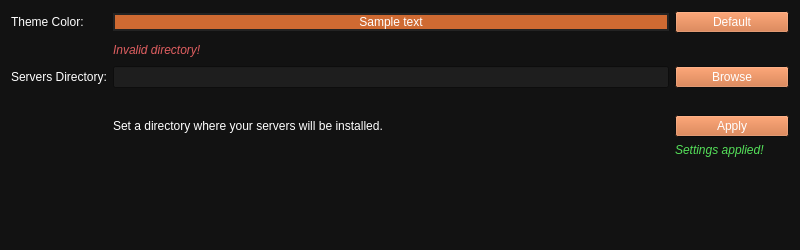
<?xml version="1.0" encoding="UTF-8"?>
<ui version="4.0">
 <class>SettingsDialog</class>
 <widget class="QDialog" name="SettingsDialog">
  <property name="geometry">
   <rect>
    <x>0</x>
    <y>0</y>
    <width>800</width>
    <height>250</height>
   </rect>
  </property>
  <property name="minimumSize">
   <size>
    <width>800</width>
    <height>250</height>
   </size>
  </property>
  <property name="palette">
   <palette>
    <active>
     <colorrole role="WindowText">
      <brush brushstyle="SolidPattern">
       <color alpha="255">
        <red>255</red>
        <green>255</green>
        <blue>255</blue>
       </color>
      </brush>
     </colorrole>
     <colorrole role="Button">
      <brush brushstyle="SolidPattern">
       <color alpha="255">
        <red>207</red>
        <green>106</green>
        <blue>50</blue>
       </color>
      </brush>
     </colorrole>
     <colorrole role="Dark">
      <brush brushstyle="SolidPattern">
       <color alpha="255">
        <red>92</red>
        <green>92</green>
        <blue>92</blue>
       </color>
      </brush>
     </colorrole>
     <colorrole role="Mid">
      <brush brushstyle="SolidPattern">
       <color alpha="255">
        <red>127</red>
        <green>127</green>
        <blue>127</blue>
       </color>
      </brush>
     </colorrole>
     <colorrole role="Text">
      <brush brushstyle="SolidPattern">
       <color alpha="255">
        <red>255</red>
        <green>255</green>
        <blue>255</blue>
       </color>
      </brush>
     </colorrole>
     <colorrole role="ButtonText">
      <brush brushstyle="SolidPattern">
       <color alpha="255">
        <red>255</red>
        <green>255</green>
        <blue>255</blue>
       </color>
      </brush>
     </colorrole>
     <colorrole role="Base">
      <brush brushstyle="SolidPattern">
       <color alpha="255">
        <red>30</red>
        <green>30</green>
        <blue>30</blue>
       </color>
      </brush>
     </colorrole>
     <colorrole role="Window">
      <brush brushstyle="SolidPattern">
       <color alpha="255">
        <red>18</red>
        <green>18</green>
        <blue>18</blue>
       </color>
      </brush>
     </colorrole>
     <colorrole role="Highlight">
      <brush brushstyle="SolidPattern">
       <color alpha="255">
        <red>207</red>
        <green>106</green>
        <blue>50</blue>
       </color>
      </brush>
     </colorrole>
     <colorrole role="LinkVisited">
      <brush brushstyle="SolidPattern">
       <color alpha="255">
        <red>255</red>
        <green>158</green>
        <blue>105</blue>
       </color>
      </brush>
     </colorrole>
     <colorrole role="AlternateBase">
      <brush brushstyle="SolidPattern">
       <color alpha="255">
        <red>45</red>
        <green>45</green>
        <blue>45</blue>
       </color>
      </brush>
     </colorrole>
     <colorrole role="ToolTipBase">
      <brush brushstyle="SolidPattern">
       <color alpha="255">
        <red>97</red>
        <green>97</green>
        <blue>97</blue>
       </color>
      </brush>
     </colorrole>
    </active>
    <inactive>
     <colorrole role="WindowText">
      <brush brushstyle="SolidPattern">
       <color alpha="255">
        <red>255</red>
        <green>255</green>
        <blue>255</blue>
       </color>
      </brush>
     </colorrole>
     <colorrole role="Button">
      <brush brushstyle="SolidPattern">
       <color alpha="255">
        <red>207</red>
        <green>106</green>
        <blue>50</blue>
       </color>
      </brush>
     </colorrole>
     <colorrole role="Dark">
      <brush brushstyle="SolidPattern">
       <color alpha="255">
        <red>92</red>
        <green>92</green>
        <blue>92</blue>
       </color>
      </brush>
     </colorrole>
     <colorrole role="Mid">
      <brush brushstyle="SolidPattern">
       <color alpha="255">
        <red>127</red>
        <green>127</green>
        <blue>127</blue>
       </color>
      </brush>
     </colorrole>
     <colorrole role="Text">
      <brush brushstyle="SolidPattern">
       <color alpha="255">
        <red>255</red>
        <green>255</green>
        <blue>255</blue>
       </color>
      </brush>
     </colorrole>
     <colorrole role="ButtonText">
      <brush brushstyle="SolidPattern">
       <color alpha="255">
        <red>255</red>
        <green>255</green>
        <blue>255</blue>
       </color>
      </brush>
     </colorrole>
     <colorrole role="Base">
      <brush brushstyle="SolidPattern">
       <color alpha="255">
        <red>30</red>
        <green>30</green>
        <blue>30</blue>
       </color>
      </brush>
     </colorrole>
     <colorrole role="Window">
      <brush brushstyle="SolidPattern">
       <color alpha="255">
        <red>18</red>
        <green>18</green>
        <blue>18</blue>
       </color>
      </brush>
     </colorrole>
     <colorrole role="Highlight">
      <brush brushstyle="SolidPattern">
       <color alpha="255">
        <red>207</red>
        <green>106</green>
        <blue>50</blue>
       </color>
      </brush>
     </colorrole>
     <colorrole role="LinkVisited">
      <brush brushstyle="SolidPattern">
       <color alpha="255">
        <red>255</red>
        <green>158</green>
        <blue>105</blue>
       </color>
      </brush>
     </colorrole>
     <colorrole role="AlternateBase">
      <brush brushstyle="SolidPattern">
       <color alpha="255">
        <red>45</red>
        <green>45</green>
        <blue>45</blue>
       </color>
      </brush>
     </colorrole>
     <colorrole role="ToolTipBase">
      <brush brushstyle="SolidPattern">
       <color alpha="255">
        <red>97</red>
        <green>97</green>
        <blue>97</blue>
       </color>
      </brush>
     </colorrole>
    </inactive>
    <disabled>
     <colorrole role="WindowText">
      <brush brushstyle="SolidPattern">
       <color alpha="255">
        <red>92</red>
        <green>92</green>
        <blue>92</blue>
       </color>
      </brush>
     </colorrole>
     <colorrole role="Button">
      <brush brushstyle="SolidPattern">
       <color alpha="255">
        <red>207</red>
        <green>106</green>
        <blue>50</blue>
       </color>
      </brush>
     </colorrole>
     <colorrole role="Dark">
      <brush brushstyle="SolidPattern">
       <color alpha="255">
        <red>92</red>
        <green>92</green>
        <blue>92</blue>
       </color>
      </brush>
     </colorrole>
     <colorrole role="Mid">
      <brush brushstyle="SolidPattern">
       <color alpha="255">
        <red>127</red>
        <green>127</green>
        <blue>127</blue>
       </color>
      </brush>
     </colorrole>
     <colorrole role="Text">
      <brush brushstyle="SolidPattern">
       <color alpha="255">
        <red>92</red>
        <green>92</green>
        <blue>92</blue>
       </color>
      </brush>
     </colorrole>
     <colorrole role="ButtonText">
      <brush brushstyle="SolidPattern">
       <color alpha="255">
        <red>92</red>
        <green>92</green>
        <blue>92</blue>
       </color>
      </brush>
     </colorrole>
     <colorrole role="Base">
      <brush brushstyle="SolidPattern">
       <color alpha="255">
        <red>18</red>
        <green>18</green>
        <blue>18</blue>
       </color>
      </brush>
     </colorrole>
     <colorrole role="Window">
      <brush brushstyle="SolidPattern">
       <color alpha="255">
        <red>18</red>
        <green>18</green>
        <blue>18</blue>
       </color>
      </brush>
     </colorrole>
     <colorrole role="LinkVisited">
      <brush brushstyle="SolidPattern">
       <color alpha="255">
        <red>255</red>
        <green>158</green>
        <blue>105</blue>
       </color>
      </brush>
     </colorrole>
     <colorrole role="AlternateBase">
      <brush brushstyle="SolidPattern">
       <color alpha="255">
        <red>45</red>
        <green>45</green>
        <blue>45</blue>
       </color>
      </brush>
     </colorrole>
     <colorrole role="ToolTipBase">
      <brush brushstyle="SolidPattern">
       <color alpha="255">
        <red>97</red>
        <green>97</green>
        <blue>97</blue>
       </color>
      </brush>
     </colorrole>
    </disabled>
   </palette>
  </property>
  <property name="windowTitle">
   <string>TF2 DSM Settings</string>
  </property>
  <property name="windowIcon">
   <iconset resource="../resources.qrc">
    <normaloff>:/icons/resources/Images/tf2dsm_logo.png</normaloff>:/icons/resources/Images/tf2dsm_logo.png</iconset>
  </property>
  <layout class="QVBoxLayout" name="verticalLayout">
   <item>
    <layout class="QGridLayout" name="gridLayout">
     <item row="1" column="1">
      <widget class="QLabel" name="lblSrvDirError">
       <property name="enabled">
        <bool>true</bool>
       </property>
       <property name="palette">
        <palette>
         <active>
          <colorrole role="WindowText">
           <brush brushstyle="SolidPattern">
            <color alpha="255">
             <red>223</red>
             <green>94</green>
             <blue>96</blue>
            </color>
           </brush>
          </colorrole>
         </active>
         <inactive>
          <colorrole role="WindowText">
           <brush brushstyle="SolidPattern">
            <color alpha="255">
             <red>223</red>
             <green>94</green>
             <blue>96</blue>
            </color>
           </brush>
          </colorrole>
         </inactive>
         <disabled/>
        </palette>
       </property>
       <property name="font">
        <font>
         <italic>true</italic>
         <bold>false</bold>
        </font>
       </property>
       <property name="text">
        <string>Invalid directory!</string>
       </property>
      </widget>
     </item>
     <item row="0" column="0">
      <widget class="QLabel" name="lblColor">
       <property name="palette">
        <palette>
         <active>
          <colorrole role="WindowText">
           <brush brushstyle="SolidPattern">
            <color alpha="255">
             <red>255</red>
             <green>255</green>
             <blue>255</blue>
            </color>
           </brush>
          </colorrole>
          <colorrole role="Button">
           <brush brushstyle="SolidPattern">
            <color alpha="255">
             <red>207</red>
             <green>106</green>
             <blue>50</blue>
            </color>
           </brush>
          </colorrole>
          <colorrole role="Dark">
           <brush brushstyle="SolidPattern">
            <color alpha="255">
             <red>92</red>
             <green>92</green>
             <blue>92</blue>
            </color>
           </brush>
          </colorrole>
          <colorrole role="Mid">
           <brush brushstyle="SolidPattern">
            <color alpha="255">
             <red>127</red>
             <green>127</green>
             <blue>127</blue>
            </color>
           </brush>
          </colorrole>
          <colorrole role="Text">
           <brush brushstyle="SolidPattern">
            <color alpha="255">
             <red>255</red>
             <green>255</green>
             <blue>255</blue>
            </color>
           </brush>
          </colorrole>
          <colorrole role="ButtonText">
           <brush brushstyle="SolidPattern">
            <color alpha="255">
             <red>255</red>
             <green>255</green>
             <blue>255</blue>
            </color>
           </brush>
          </colorrole>
          <colorrole role="Base">
           <brush brushstyle="SolidPattern">
            <color alpha="255">
             <red>30</red>
             <green>30</green>
             <blue>30</blue>
            </color>
           </brush>
          </colorrole>
          <colorrole role="Window">
           <brush brushstyle="SolidPattern">
            <color alpha="255">
             <red>18</red>
             <green>18</green>
             <blue>18</blue>
            </color>
           </brush>
          </colorrole>
          <colorrole role="Highlight">
           <brush brushstyle="SolidPattern">
            <color alpha="255">
             <red>207</red>
             <green>106</green>
             <blue>50</blue>
            </color>
           </brush>
          </colorrole>
          <colorrole role="LinkVisited">
           <brush brushstyle="SolidPattern">
            <color alpha="255">
             <red>255</red>
             <green>158</green>
             <blue>105</blue>
            </color>
           </brush>
          </colorrole>
          <colorrole role="AlternateBase">
           <brush brushstyle="SolidPattern">
            <color alpha="255">
             <red>45</red>
             <green>45</green>
             <blue>45</blue>
            </color>
           </brush>
          </colorrole>
          <colorrole role="ToolTipBase">
           <brush brushstyle="SolidPattern">
            <color alpha="255">
             <red>97</red>
             <green>97</green>
             <blue>97</blue>
            </color>
           </brush>
          </colorrole>
         </active>
         <inactive>
          <colorrole role="WindowText">
           <brush brushstyle="SolidPattern">
            <color alpha="255">
             <red>255</red>
             <green>255</green>
             <blue>255</blue>
            </color>
           </brush>
          </colorrole>
          <colorrole role="Button">
           <brush brushstyle="SolidPattern">
            <color alpha="255">
             <red>207</red>
             <green>106</green>
             <blue>50</blue>
            </color>
           </brush>
          </colorrole>
          <colorrole role="Dark">
           <brush brushstyle="SolidPattern">
            <color alpha="255">
             <red>92</red>
             <green>92</green>
             <blue>92</blue>
            </color>
           </brush>
          </colorrole>
          <colorrole role="Mid">
           <brush brushstyle="SolidPattern">
            <color alpha="255">
             <red>127</red>
             <green>127</green>
             <blue>127</blue>
            </color>
           </brush>
          </colorrole>
          <colorrole role="Text">
           <brush brushstyle="SolidPattern">
            <color alpha="255">
             <red>255</red>
             <green>255</green>
             <blue>255</blue>
            </color>
           </brush>
          </colorrole>
          <colorrole role="ButtonText">
           <brush brushstyle="SolidPattern">
            <color alpha="255">
             <red>255</red>
             <green>255</green>
             <blue>255</blue>
            </color>
           </brush>
          </colorrole>
          <colorrole role="Base">
           <brush brushstyle="SolidPattern">
            <color alpha="255">
             <red>30</red>
             <green>30</green>
             <blue>30</blue>
            </color>
           </brush>
          </colorrole>
          <colorrole role="Window">
           <brush brushstyle="SolidPattern">
            <color alpha="255">
             <red>18</red>
             <green>18</green>
             <blue>18</blue>
            </color>
           </brush>
          </colorrole>
          <colorrole role="Highlight">
           <brush brushstyle="SolidPattern">
            <color alpha="255">
             <red>207</red>
             <green>106</green>
             <blue>50</blue>
            </color>
           </brush>
          </colorrole>
          <colorrole role="LinkVisited">
           <brush brushstyle="SolidPattern">
            <color alpha="255">
             <red>255</red>
             <green>158</green>
             <blue>105</blue>
            </color>
           </brush>
          </colorrole>
          <colorrole role="AlternateBase">
           <brush brushstyle="SolidPattern">
            <color alpha="255">
             <red>45</red>
             <green>45</green>
             <blue>45</blue>
            </color>
           </brush>
          </colorrole>
          <colorrole role="ToolTipBase">
           <brush brushstyle="SolidPattern">
            <color alpha="255">
             <red>97</red>
             <green>97</green>
             <blue>97</blue>
            </color>
           </brush>
          </colorrole>
         </inactive>
         <disabled>
          <colorrole role="WindowText">
           <brush brushstyle="SolidPattern">
            <color alpha="255">
             <red>92</red>
             <green>92</green>
             <blue>92</blue>
            </color>
           </brush>
          </colorrole>
          <colorrole role="Button">
           <brush brushstyle="SolidPattern">
            <color alpha="255">
             <red>207</red>
             <green>106</green>
             <blue>50</blue>
            </color>
           </brush>
          </colorrole>
          <colorrole role="Dark">
           <brush brushstyle="SolidPattern">
            <color alpha="255">
             <red>92</red>
             <green>92</green>
             <blue>92</blue>
            </color>
           </brush>
          </colorrole>
          <colorrole role="Mid">
           <brush brushstyle="SolidPattern">
            <color alpha="255">
             <red>127</red>
             <green>127</green>
             <blue>127</blue>
            </color>
           </brush>
          </colorrole>
          <colorrole role="Text">
           <brush brushstyle="SolidPattern">
            <color alpha="255">
             <red>92</red>
             <green>92</green>
             <blue>92</blue>
            </color>
           </brush>
          </colorrole>
          <colorrole role="ButtonText">
           <brush brushstyle="SolidPattern">
            <color alpha="255">
             <red>92</red>
             <green>92</green>
             <blue>92</blue>
            </color>
           </brush>
          </colorrole>
          <colorrole role="Base">
           <brush brushstyle="SolidPattern">
            <color alpha="255">
             <red>18</red>
             <green>18</green>
             <blue>18</blue>
            </color>
           </brush>
          </colorrole>
          <colorrole role="Window">
           <brush brushstyle="SolidPattern">
            <color alpha="255">
             <red>18</red>
             <green>18</green>
             <blue>18</blue>
            </color>
           </brush>
          </colorrole>
          <colorrole role="LinkVisited">
           <brush brushstyle="SolidPattern">
            <color alpha="255">
             <red>255</red>
             <green>158</green>
             <blue>105</blue>
            </color>
           </brush>
          </colorrole>
          <colorrole role="AlternateBase">
           <brush brushstyle="SolidPattern">
            <color alpha="255">
             <red>45</red>
             <green>45</green>
             <blue>45</blue>
            </color>
           </brush>
          </colorrole>
          <colorrole role="ToolTipBase">
           <brush brushstyle="SolidPattern">
            <color alpha="255">
             <red>97</red>
             <green>97</green>
             <blue>97</blue>
            </color>
           </brush>
          </colorrole>
         </disabled>
        </palette>
       </property>
       <property name="text">
        <string>Theme Color:</string>
       </property>
      </widget>
     </item>
     <item row="0" column="1">
      <widget class="QPushButton" name="btnColor">
       <property name="palette">
        <palette>
         <active>
          <colorrole role="WindowText">
           <brush brushstyle="SolidPattern">
            <color alpha="255">
             <red>255</red>
             <green>255</green>
             <blue>255</blue>
            </color>
           </brush>
          </colorrole>
          <colorrole role="Button">
           <brush brushstyle="SolidPattern">
            <color alpha="255">
             <red>207</red>
             <green>106</green>
             <blue>50</blue>
            </color>
           </brush>
          </colorrole>
          <colorrole role="Text">
           <brush brushstyle="SolidPattern">
            <color alpha="255">
             <red>255</red>
             <green>255</green>
             <blue>255</blue>
            </color>
           </brush>
          </colorrole>
          <colorrole role="ButtonText">
           <brush brushstyle="SolidPattern">
            <color alpha="255">
             <red>255</red>
             <green>255</green>
             <blue>255</blue>
            </color>
           </brush>
          </colorrole>
          <colorrole role="Base">
           <brush brushstyle="SolidPattern">
            <color alpha="255">
             <red>207</red>
             <green>106</green>
             <blue>50</blue>
            </color>
           </brush>
          </colorrole>
          <colorrole role="Window">
           <brush brushstyle="SolidPattern">
            <color alpha="255">
             <red>207</red>
             <green>106</green>
             <blue>50</blue>
            </color>
           </brush>
          </colorrole>
          <colorrole role="PlaceholderText">
           <brush brushstyle="SolidPattern">
            <color alpha="128">
             <red>255</red>
             <green>255</green>
             <blue>255</blue>
            </color>
           </brush>
          </colorrole>
         </active>
         <inactive>
          <colorrole role="WindowText">
           <brush brushstyle="SolidPattern">
            <color alpha="255">
             <red>255</red>
             <green>255</green>
             <blue>255</blue>
            </color>
           </brush>
          </colorrole>
          <colorrole role="Button">
           <brush brushstyle="SolidPattern">
            <color alpha="255">
             <red>207</red>
             <green>106</green>
             <blue>50</blue>
            </color>
           </brush>
          </colorrole>
          <colorrole role="Text">
           <brush brushstyle="SolidPattern">
            <color alpha="255">
             <red>255</red>
             <green>255</green>
             <blue>255</blue>
            </color>
           </brush>
          </colorrole>
          <colorrole role="ButtonText">
           <brush brushstyle="SolidPattern">
            <color alpha="255">
             <red>255</red>
             <green>255</green>
             <blue>255</blue>
            </color>
           </brush>
          </colorrole>
          <colorrole role="Base">
           <brush brushstyle="SolidPattern">
            <color alpha="255">
             <red>207</red>
             <green>106</green>
             <blue>50</blue>
            </color>
           </brush>
          </colorrole>
          <colorrole role="Window">
           <brush brushstyle="SolidPattern">
            <color alpha="255">
             <red>207</red>
             <green>106</green>
             <blue>50</blue>
            </color>
           </brush>
          </colorrole>
          <colorrole role="PlaceholderText">
           <brush brushstyle="SolidPattern">
            <color alpha="128">
             <red>255</red>
             <green>255</green>
             <blue>255</blue>
            </color>
           </brush>
          </colorrole>
         </inactive>
         <disabled>
          <colorrole role="WindowText">
           <brush brushstyle="SolidPattern">
            <color alpha="255">
             <red>255</red>
             <green>255</green>
             <blue>255</blue>
            </color>
           </brush>
          </colorrole>
          <colorrole role="Button">
           <brush brushstyle="SolidPattern">
            <color alpha="255">
             <red>207</red>
             <green>106</green>
             <blue>50</blue>
            </color>
           </brush>
          </colorrole>
          <colorrole role="Text">
           <brush brushstyle="SolidPattern">
            <color alpha="255">
             <red>255</red>
             <green>255</green>
             <blue>255</blue>
            </color>
           </brush>
          </colorrole>
          <colorrole role="ButtonText">
           <brush brushstyle="SolidPattern">
            <color alpha="255">
             <red>255</red>
             <green>255</green>
             <blue>255</blue>
            </color>
           </brush>
          </colorrole>
          <colorrole role="Base">
           <brush brushstyle="SolidPattern">
            <color alpha="255">
             <red>207</red>
             <green>106</green>
             <blue>50</blue>
            </color>
           </brush>
          </colorrole>
          <colorrole role="Window">
           <brush brushstyle="SolidPattern">
            <color alpha="255">
             <red>207</red>
             <green>106</green>
             <blue>50</blue>
            </color>
           </brush>
          </colorrole>
          <colorrole role="PlaceholderText">
           <brush brushstyle="SolidPattern">
            <color alpha="128">
             <red>255</red>
             <green>255</green>
             <blue>255</blue>
            </color>
           </brush>
          </colorrole>
         </disabled>
        </palette>
       </property>
       <property name="styleSheet">
        <string notr="true">border: 2px solid #232323;
border-radius: 0px;
background-color: #cf6a32;
color: #ffffff;</string>
       </property>
       <property name="text">
        <string>Sample text</string>
       </property>
      </widget>
     </item>
     <item row="1" column="2">
      <spacer name="verticalSpacer">
       <property name="orientation">
        <enum>Qt::Orientation::Vertical</enum>
       </property>
       <property name="sizeType">
        <enum>QSizePolicy::Policy::Fixed</enum>
       </property>
       <property name="sizeHint" stdset="0">
        <size>
         <width>20</width>
         <height>21</height>
        </size>
       </property>
      </spacer>
     </item>
     <item row="2" column="2">
      <widget class="QPushButton" name="btnSrvDir">
       <property name="minimumSize">
        <size>
         <width>114</width>
         <height>0</height>
        </size>
       </property>
       <property name="text">
        <string>Browse</string>
       </property>
      </widget>
     </item>
     <item row="2" column="0">
      <widget class="QLabel" name="lblSrvDir">
       <property name="palette">
        <palette>
         <active>
          <colorrole role="WindowText">
           <brush brushstyle="SolidPattern">
            <color alpha="255">
             <red>255</red>
             <green>255</green>
             <blue>255</blue>
            </color>
           </brush>
          </colorrole>
          <colorrole role="Button">
           <brush brushstyle="SolidPattern">
            <color alpha="255">
             <red>207</red>
             <green>106</green>
             <blue>50</blue>
            </color>
           </brush>
          </colorrole>
          <colorrole role="Dark">
           <brush brushstyle="SolidPattern">
            <color alpha="255">
             <red>92</red>
             <green>92</green>
             <blue>92</blue>
            </color>
           </brush>
          </colorrole>
          <colorrole role="Mid">
           <brush brushstyle="SolidPattern">
            <color alpha="255">
             <red>127</red>
             <green>127</green>
             <blue>127</blue>
            </color>
           </brush>
          </colorrole>
          <colorrole role="Text">
           <brush brushstyle="SolidPattern">
            <color alpha="255">
             <red>255</red>
             <green>255</green>
             <blue>255</blue>
            </color>
           </brush>
          </colorrole>
          <colorrole role="ButtonText">
           <brush brushstyle="SolidPattern">
            <color alpha="255">
             <red>255</red>
             <green>255</green>
             <blue>255</blue>
            </color>
           </brush>
          </colorrole>
          <colorrole role="Base">
           <brush brushstyle="SolidPattern">
            <color alpha="255">
             <red>30</red>
             <green>30</green>
             <blue>30</blue>
            </color>
           </brush>
          </colorrole>
          <colorrole role="Window">
           <brush brushstyle="SolidPattern">
            <color alpha="255">
             <red>18</red>
             <green>18</green>
             <blue>18</blue>
            </color>
           </brush>
          </colorrole>
          <colorrole role="Highlight">
           <brush brushstyle="SolidPattern">
            <color alpha="255">
             <red>207</red>
             <green>106</green>
             <blue>50</blue>
            </color>
           </brush>
          </colorrole>
          <colorrole role="LinkVisited">
           <brush brushstyle="SolidPattern">
            <color alpha="255">
             <red>255</red>
             <green>158</green>
             <blue>105</blue>
            </color>
           </brush>
          </colorrole>
          <colorrole role="AlternateBase">
           <brush brushstyle="SolidPattern">
            <color alpha="255">
             <red>45</red>
             <green>45</green>
             <blue>45</blue>
            </color>
           </brush>
          </colorrole>
          <colorrole role="ToolTipBase">
           <brush brushstyle="SolidPattern">
            <color alpha="255">
             <red>97</red>
             <green>97</green>
             <blue>97</blue>
            </color>
           </brush>
          </colorrole>
         </active>
         <inactive>
          <colorrole role="WindowText">
           <brush brushstyle="SolidPattern">
            <color alpha="255">
             <red>255</red>
             <green>255</green>
             <blue>255</blue>
            </color>
           </brush>
          </colorrole>
          <colorrole role="Button">
           <brush brushstyle="SolidPattern">
            <color alpha="255">
             <red>207</red>
             <green>106</green>
             <blue>50</blue>
            </color>
           </brush>
          </colorrole>
          <colorrole role="Dark">
           <brush brushstyle="SolidPattern">
            <color alpha="255">
             <red>92</red>
             <green>92</green>
             <blue>92</blue>
            </color>
           </brush>
          </colorrole>
          <colorrole role="Mid">
           <brush brushstyle="SolidPattern">
            <color alpha="255">
             <red>127</red>
             <green>127</green>
             <blue>127</blue>
            </color>
           </brush>
          </colorrole>
          <colorrole role="Text">
           <brush brushstyle="SolidPattern">
            <color alpha="255">
             <red>255</red>
             <green>255</green>
             <blue>255</blue>
            </color>
           </brush>
          </colorrole>
          <colorrole role="ButtonText">
           <brush brushstyle="SolidPattern">
            <color alpha="255">
             <red>255</red>
             <green>255</green>
             <blue>255</blue>
            </color>
           </brush>
          </colorrole>
          <colorrole role="Base">
           <brush brushstyle="SolidPattern">
            <color alpha="255">
             <red>30</red>
             <green>30</green>
             <blue>30</blue>
            </color>
           </brush>
          </colorrole>
          <colorrole role="Window">
           <brush brushstyle="SolidPattern">
            <color alpha="255">
             <red>18</red>
             <green>18</green>
             <blue>18</blue>
            </color>
           </brush>
          </colorrole>
          <colorrole role="Highlight">
           <brush brushstyle="SolidPattern">
            <color alpha="255">
             <red>207</red>
             <green>106</green>
             <blue>50</blue>
            </color>
           </brush>
          </colorrole>
          <colorrole role="LinkVisited">
           <brush brushstyle="SolidPattern">
            <color alpha="255">
             <red>255</red>
             <green>158</green>
             <blue>105</blue>
            </color>
           </brush>
          </colorrole>
          <colorrole role="AlternateBase">
           <brush brushstyle="SolidPattern">
            <color alpha="255">
             <red>45</red>
             <green>45</green>
             <blue>45</blue>
            </color>
           </brush>
          </colorrole>
          <colorrole role="ToolTipBase">
           <brush brushstyle="SolidPattern">
            <color alpha="255">
             <red>97</red>
             <green>97</green>
             <blue>97</blue>
            </color>
           </brush>
          </colorrole>
         </inactive>
         <disabled>
          <colorrole role="WindowText">
           <brush brushstyle="SolidPattern">
            <color alpha="255">
             <red>92</red>
             <green>92</green>
             <blue>92</blue>
            </color>
           </brush>
          </colorrole>
          <colorrole role="Button">
           <brush brushstyle="SolidPattern">
            <color alpha="255">
             <red>207</red>
             <green>106</green>
             <blue>50</blue>
            </color>
           </brush>
          </colorrole>
          <colorrole role="Dark">
           <brush brushstyle="SolidPattern">
            <color alpha="255">
             <red>92</red>
             <green>92</green>
             <blue>92</blue>
            </color>
           </brush>
          </colorrole>
          <colorrole role="Mid">
           <brush brushstyle="SolidPattern">
            <color alpha="255">
             <red>127</red>
             <green>127</green>
             <blue>127</blue>
            </color>
           </brush>
          </colorrole>
          <colorrole role="Text">
           <brush brushstyle="SolidPattern">
            <color alpha="255">
             <red>92</red>
             <green>92</green>
             <blue>92</blue>
            </color>
           </brush>
          </colorrole>
          <colorrole role="ButtonText">
           <brush brushstyle="SolidPattern">
            <color alpha="255">
             <red>92</red>
             <green>92</green>
             <blue>92</blue>
            </color>
           </brush>
          </colorrole>
          <colorrole role="Base">
           <brush brushstyle="SolidPattern">
            <color alpha="255">
             <red>18</red>
             <green>18</green>
             <blue>18</blue>
            </color>
           </brush>
          </colorrole>
          <colorrole role="Window">
           <brush brushstyle="SolidPattern">
            <color alpha="255">
             <red>18</red>
             <green>18</green>
             <blue>18</blue>
            </color>
           </brush>
          </colorrole>
          <colorrole role="LinkVisited">
           <brush brushstyle="SolidPattern">
            <color alpha="255">
             <red>255</red>
             <green>158</green>
             <blue>105</blue>
            </color>
           </brush>
          </colorrole>
          <colorrole role="AlternateBase">
           <brush brushstyle="SolidPattern">
            <color alpha="255">
             <red>45</red>
             <green>45</green>
             <blue>45</blue>
            </color>
           </brush>
          </colorrole>
          <colorrole role="ToolTipBase">
           <brush brushstyle="SolidPattern">
            <color alpha="255">
             <red>97</red>
             <green>97</green>
             <blue>97</blue>
            </color>
           </brush>
          </colorrole>
         </disabled>
        </palette>
       </property>
       <property name="text">
        <string>Servers Directory:</string>
       </property>
      </widget>
     </item>
     <item row="2" column="1">
      <widget class="QLineEdit" name="lineSrvDir">
       <property name="text">
        <string/>
       </property>
      </widget>
     </item>
     <item row="0" column="2">
      <widget class="QPushButton" name="btnColorDefault">
       <property name="text">
        <string>Default</string>
       </property>
      </widget>
     </item>
     <item row="4" column="1">
      <widget class="QLabel" name="lblTip">
       <property name="palette">
        <palette>
         <active>
          <colorrole role="WindowText">
           <brush brushstyle="SolidPattern">
            <color alpha="255">
             <red>255</red>
             <green>255</green>
             <blue>255</blue>
            </color>
           </brush>
          </colorrole>
          <colorrole role="Button">
           <brush brushstyle="SolidPattern">
            <color alpha="255">
             <red>207</red>
             <green>106</green>
             <blue>50</blue>
            </color>
           </brush>
          </colorrole>
          <colorrole role="Dark">
           <brush brushstyle="SolidPattern">
            <color alpha="255">
             <red>92</red>
             <green>92</green>
             <blue>92</blue>
            </color>
           </brush>
          </colorrole>
          <colorrole role="Mid">
           <brush brushstyle="SolidPattern">
            <color alpha="255">
             <red>127</red>
             <green>127</green>
             <blue>127</blue>
            </color>
           </brush>
          </colorrole>
          <colorrole role="Text">
           <brush brushstyle="SolidPattern">
            <color alpha="255">
             <red>255</red>
             <green>255</green>
             <blue>255</blue>
            </color>
           </brush>
          </colorrole>
          <colorrole role="ButtonText">
           <brush brushstyle="SolidPattern">
            <color alpha="255">
             <red>255</red>
             <green>255</green>
             <blue>255</blue>
            </color>
           </brush>
          </colorrole>
          <colorrole role="Base">
           <brush brushstyle="SolidPattern">
            <color alpha="255">
             <red>30</red>
             <green>30</green>
             <blue>30</blue>
            </color>
           </brush>
          </colorrole>
          <colorrole role="Window">
           <brush brushstyle="SolidPattern">
            <color alpha="255">
             <red>18</red>
             <green>18</green>
             <blue>18</blue>
            </color>
           </brush>
          </colorrole>
          <colorrole role="Highlight">
           <brush brushstyle="SolidPattern">
            <color alpha="255">
             <red>207</red>
             <green>106</green>
             <blue>50</blue>
            </color>
           </brush>
          </colorrole>
          <colorrole role="LinkVisited">
           <brush brushstyle="SolidPattern">
            <color alpha="255">
             <red>255</red>
             <green>158</green>
             <blue>105</blue>
            </color>
           </brush>
          </colorrole>
          <colorrole role="AlternateBase">
           <brush brushstyle="SolidPattern">
            <color alpha="255">
             <red>45</red>
             <green>45</green>
             <blue>45</blue>
            </color>
           </brush>
          </colorrole>
          <colorrole role="ToolTipBase">
           <brush brushstyle="SolidPattern">
            <color alpha="255">
             <red>97</red>
             <green>97</green>
             <blue>97</blue>
            </color>
           </brush>
          </colorrole>
         </active>
         <inactive>
          <colorrole role="WindowText">
           <brush brushstyle="SolidPattern">
            <color alpha="255">
             <red>255</red>
             <green>255</green>
             <blue>255</blue>
            </color>
           </brush>
          </colorrole>
          <colorrole role="Button">
           <brush brushstyle="SolidPattern">
            <color alpha="255">
             <red>207</red>
             <green>106</green>
             <blue>50</blue>
            </color>
           </brush>
          </colorrole>
          <colorrole role="Dark">
           <brush brushstyle="SolidPattern">
            <color alpha="255">
             <red>92</red>
             <green>92</green>
             <blue>92</blue>
            </color>
           </brush>
          </colorrole>
          <colorrole role="Mid">
           <brush brushstyle="SolidPattern">
            <color alpha="255">
             <red>127</red>
             <green>127</green>
             <blue>127</blue>
            </color>
           </brush>
          </colorrole>
          <colorrole role="Text">
           <brush brushstyle="SolidPattern">
            <color alpha="255">
             <red>255</red>
             <green>255</green>
             <blue>255</blue>
            </color>
           </brush>
          </colorrole>
          <colorrole role="ButtonText">
           <brush brushstyle="SolidPattern">
            <color alpha="255">
             <red>255</red>
             <green>255</green>
             <blue>255</blue>
            </color>
           </brush>
          </colorrole>
          <colorrole role="Base">
           <brush brushstyle="SolidPattern">
            <color alpha="255">
             <red>30</red>
             <green>30</green>
             <blue>30</blue>
            </color>
           </brush>
          </colorrole>
          <colorrole role="Window">
           <brush brushstyle="SolidPattern">
            <color alpha="255">
             <red>18</red>
             <green>18</green>
             <blue>18</blue>
            </color>
           </brush>
          </colorrole>
          <colorrole role="Highlight">
           <brush brushstyle="SolidPattern">
            <color alpha="255">
             <red>207</red>
             <green>106</green>
             <blue>50</blue>
            </color>
           </brush>
          </colorrole>
          <colorrole role="LinkVisited">
           <brush brushstyle="SolidPattern">
            <color alpha="255">
             <red>255</red>
             <green>158</green>
             <blue>105</blue>
            </color>
           </brush>
          </colorrole>
          <colorrole role="AlternateBase">
           <brush brushstyle="SolidPattern">
            <color alpha="255">
             <red>45</red>
             <green>45</green>
             <blue>45</blue>
            </color>
           </brush>
          </colorrole>
          <colorrole role="ToolTipBase">
           <brush brushstyle="SolidPattern">
            <color alpha="255">
             <red>97</red>
             <green>97</green>
             <blue>97</blue>
            </color>
           </brush>
          </colorrole>
         </inactive>
         <disabled>
          <colorrole role="WindowText">
           <brush brushstyle="SolidPattern">
            <color alpha="255">
             <red>92</red>
             <green>92</green>
             <blue>92</blue>
            </color>
           </brush>
          </colorrole>
          <colorrole role="Button">
           <brush brushstyle="SolidPattern">
            <color alpha="255">
             <red>207</red>
             <green>106</green>
             <blue>50</blue>
            </color>
           </brush>
          </colorrole>
          <colorrole role="Dark">
           <brush brushstyle="SolidPattern">
            <color alpha="255">
             <red>92</red>
             <green>92</green>
             <blue>92</blue>
            </color>
           </brush>
          </colorrole>
          <colorrole role="Mid">
           <brush brushstyle="SolidPattern">
            <color alpha="255">
             <red>127</red>
             <green>127</green>
             <blue>127</blue>
            </color>
           </brush>
          </colorrole>
          <colorrole role="Text">
           <brush brushstyle="SolidPattern">
            <color alpha="255">
             <red>92</red>
             <green>92</green>
             <blue>92</blue>
            </color>
           </brush>
          </colorrole>
          <colorrole role="ButtonText">
           <brush brushstyle="SolidPattern">
            <color alpha="255">
             <red>92</red>
             <green>92</green>
             <blue>92</blue>
            </color>
           </brush>
          </colorrole>
          <colorrole role="Base">
           <brush brushstyle="SolidPattern">
            <color alpha="255">
             <red>18</red>
             <green>18</green>
             <blue>18</blue>
            </color>
           </brush>
          </colorrole>
          <colorrole role="Window">
           <brush brushstyle="SolidPattern">
            <color alpha="255">
             <red>18</red>
             <green>18</green>
             <blue>18</blue>
            </color>
           </brush>
          </colorrole>
          <colorrole role="LinkVisited">
           <brush brushstyle="SolidPattern">
            <color alpha="255">
             <red>255</red>
             <green>158</green>
             <blue>105</blue>
            </color>
           </brush>
          </colorrole>
          <colorrole role="AlternateBase">
           <brush brushstyle="SolidPattern">
            <color alpha="255">
             <red>45</red>
             <green>45</green>
             <blue>45</blue>
            </color>
           </brush>
          </colorrole>
          <colorrole role="ToolTipBase">
           <brush brushstyle="SolidPattern">
            <color alpha="255">
             <red>97</red>
             <green>97</green>
             <blue>97</blue>
            </color>
           </brush>
          </colorrole>
         </disabled>
        </palette>
       </property>
       <property name="text">
        <string>Set a directory where your servers will be installed.</string>
       </property>
      </widget>
     </item>
     <item row="5" column="2">
      <layout class="QVBoxLayout" name="verticalLayout_3">
       <property name="bottomMargin">
        <number>0</number>
       </property>
       <item>
        <widget class="QLabel" name="lblApplySuccess">
         <property name="enabled">
          <bool>true</bool>
         </property>
         <property name="palette">
          <palette>
           <active>
            <colorrole role="WindowText">
             <brush brushstyle="SolidPattern">
              <color alpha="255">
               <red>84</red>
               <green>223</green>
               <blue>89</blue>
              </color>
             </brush>
            </colorrole>
           </active>
           <inactive>
            <colorrole role="WindowText">
             <brush brushstyle="SolidPattern">
              <color alpha="255">
               <red>84</red>
               <green>223</green>
               <blue>89</blue>
              </color>
             </brush>
            </colorrole>
           </inactive>
           <disabled/>
          </palette>
         </property>
         <property name="font">
          <font>
           <italic>true</italic>
           <bold>false</bold>
          </font>
         </property>
         <property name="text">
          <string>Settings applied!</string>
         </property>
        </widget>
       </item>
       <item>
        <spacer name="verticalSpacer_2">
         <property name="orientation">
          <enum>Qt::Orientation::Vertical</enum>
         </property>
         <property name="sizeHint" stdset="0">
          <size>
           <width>20</width>
           <height>40</height>
          </size>
         </property>
        </spacer>
       </item>
      </layout>
     </item>
     <item row="4" column="2">
      <widget class="QPushButton" name="btnApply">
       <property name="sizePolicy">
        <sizepolicy hsizetype="Minimum" vsizetype="Fixed">
         <horstretch>0</horstretch>
         <verstretch>0</verstretch>
        </sizepolicy>
       </property>
       <property name="minimumSize">
        <size>
         <width>114</width>
         <height>0</height>
        </size>
       </property>
       <property name="text">
        <string>Apply</string>
       </property>
      </widget>
     </item>
     <item row="3" column="2">
      <spacer name="verticalSpacer_3">
       <property name="orientation">
        <enum>Qt::Orientation::Vertical</enum>
       </property>
       <property name="sizeType">
        <enum>QSizePolicy::Policy::Fixed</enum>
       </property>
       <property name="sizeHint" stdset="0">
        <size>
         <width>20</width>
         <height>21</height>
        </size>
       </property>
      </spacer>
     </item>
    </layout>
   </item>
  </layout>
 </widget>
 <resources>
  <include location="../resources.qrc"/>
 </resources>
 <connections/>
</ui>
